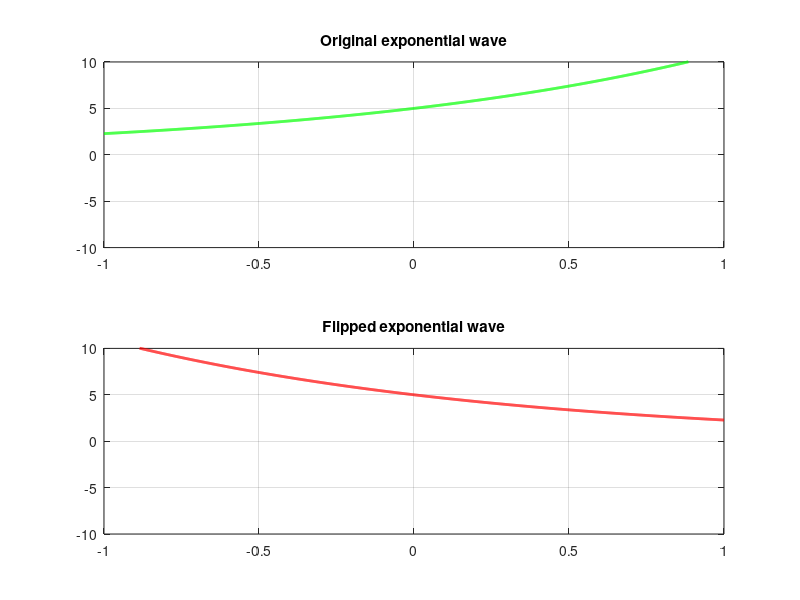

The MATLAB script that drew this image:
clc
close all
clear all
n=-1:1/1000:1; 
signal=5*exp(1*n*pi/4);
subplot(2,1,1);
plot(n,signal, 'g', 'linewidth',2); 
axis([-1 1 -10 10]); 
title('Original exponential wave'); 
grid;
subplot(2,1,2);
plot(-n,signal, 'r', 'linewidth',2); 
axis([-1 1 -10 10]); 
title('Flipped exponential wave'); 
grid;